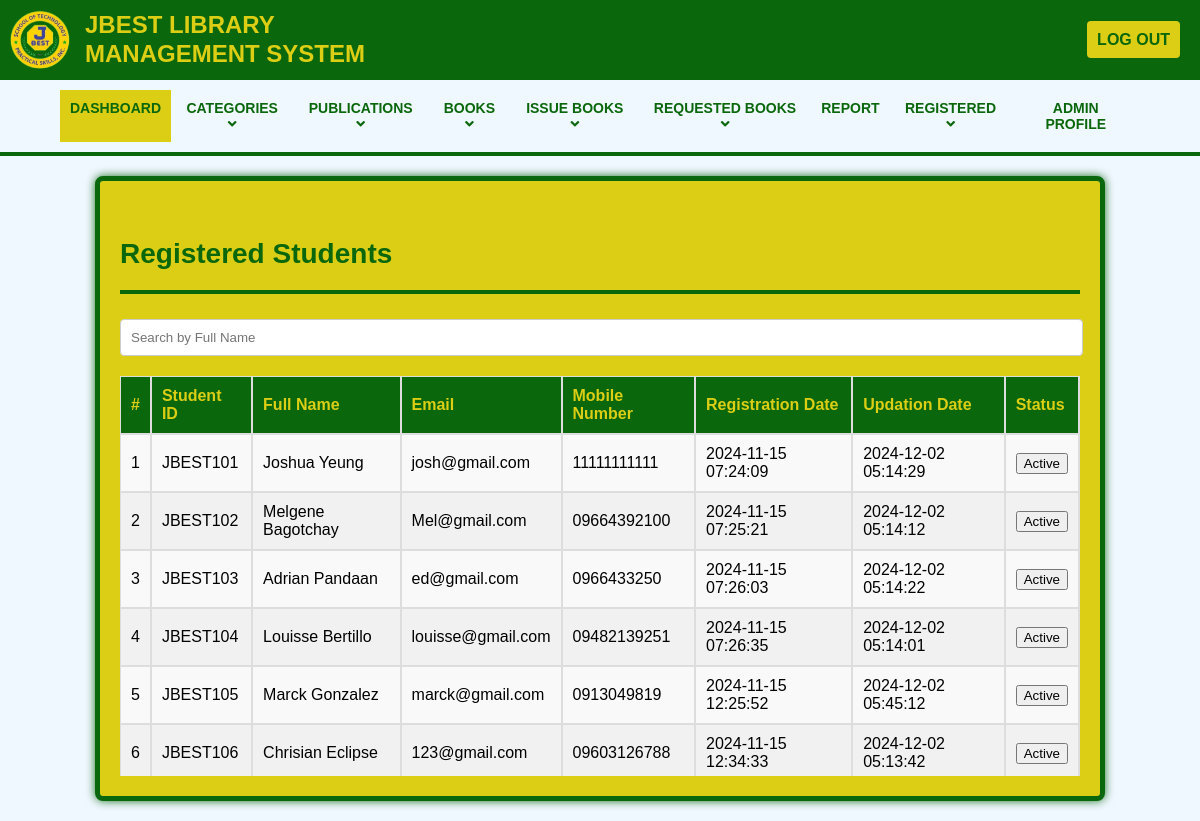
Screenshot of /admin/reg-students.php with the database file from the repository.
### tables this page shows
CREATE TABLE `tblstudents` (
  `id` int(11) NOT NULL,
  `StudentID` varchar(100) NOT NULL,
  `FullName` varchar(250) DEFAULT NULL,
  `Name` varchar(250) NOT NULL,
  `LastName` varchar(250) NOT NULL,
  `email` varchar(250) DEFAULT NULL,
  `MobileNumber` varchar(11) DEFAULT NULL,
  `Password` varchar(250) DEFAULT NULL,
  `Status` int(1) DEFAULT 1,
  `RegDate` timestamp NOT NULL DEFAULT current_timestamp(),
  `UpdationDate` timestamp NULL DEFAULT NULL ON UPDATE current_timestamp()
);

### admin/reg-students.php (the view, shortened to what this page needs)
<?php
include('includes/config.php');
$sortBy = isset($_GET['sortBy']) ? $_GET['sortBy'] : 'StudentID';
$order = isset($_GET['order']) ? $_GET['order'] : 'ASC';
$searchTerm = "";
$query = "SELECT StudentID, FullName, Email, MobileNumber, RegDate, UpdationDate, Status
          FROM tblstudents
          WHERE FullName LIKE '%$searchTerm%'
          ORDER BY $sortBy $order";
$result = mysqli_query($conn, $query);
$response = "";
if (mysqli_num_rows($result) > 0) {
    $cnt = 1;
    while ($row = mysqli_fetch_assoc($result)) {
        $statusText = ($row['Status'] == '1') ? 'Active' : 'Inactive';
        $response .= "<tr>";
        $response .= "<td>" . $cnt . "</td>";
        $response .= "<td>" . htmlspecialchars($row['StudentID']) . "</td>";
        $response .= "<td>" . htmlspecialchars($row['FullName']) . "</td>";
        $response .= "<td>" . htmlspecialchars($row['Email']) . "</td>";
        $response .= "<td>" . htmlspecialchars($row['MobileNumber']) . "</td>";
        $response .= "<td>" . htmlspecialchars($row['RegDate']) . "</td>";
        $response .= "<td>" . htmlspecialchars($row['UpdationDate']) . "</td>";
        $response .= "<td><button class='status-btn' data-id='" . $row['StudentID'] . "' data-status='" . $row['Status'] . "'>" . $statusText . "</button></td>";
        $response .= "</tr>";
        $cnt++;
    }
} else {
    $response .= "<tr><td colspan='8'>No students found.</td></tr>";
}
?>
<!DOCTYPE html>
<html lang="en">
<head>
    <link rel="stylesheet" href="https://cdnjs.cloudflare.com/ajax/libs/font-awesome/5.15.4/css/all.min.css">
    <link rel="stylesheet" href="assets/css/admin.css">
    <link rel="stylesheet" href="assets/css/tables.css">
</head>
<body>
    <?php include('includes/header.php'); ?>
    <div class="content-wrapper">
        <div class="container">
            <div class="row pad-botm">
                <div class="col-md-12">
                    <h4 class="header-line">Registered Students</h4>
                </div>
            </div>
            <div class="search-box">
                <input type="text" id="searchTerm" placeholder="Search by Full Name" class="form-control" style="width: 300px;">
            </div>
            <div class="row">
                <div class="col-md-12">
                    <div class="table-container">
                        <table class="table table-bordered">
                            <thead>
                                <tr>
                                    <th>#</th>
                                    <th><a href="?sortBy=StudentID&order=<?php echo ($sortBy == 'StudentID' && $order == 'ASC') ? 'DESC' : 'ASC'; ?>">Student ID</a></th>
                                    <th><a href="?sortBy=FullName&order=<?php echo ($sortBy == 'FullName' && $order == 'ASC') ? 'DESC' : 'ASC'; ?>">Full Name</a></th>
                                    <th><a href="?sortBy=Email&order=<?php echo ($sortBy == 'Email' && $order == 'ASC') ? 'DESC' : 'ASC'; ?>">Email</a></th>
                                    <th><a href="?sortBy=MobileNumber&order=<?php echo ($sortBy == 'MobileNumber' && $order == 'ASC') ? 'DESC' : 'ASC'; ?>">Mobile Number</a></th>
                                    <th><a href="?sortBy=RegDate&order=<?php echo ($sortBy == 'RegDate' && $order == 'ASC') ? 'DESC' : 'ASC'; ?>">Registration Date</a></th>
                                    <th><a href="?sortBy=UpdationDate&order=<?php echo ($sortBy == 'UpdationDate' && $order == 'ASC') ? 'DESC' : 'ASC'; ?>">Updation Date</a></th>
                                    <th>Status</th>
                                </tr>
                            </thead>
                            <tbody id="studentTable">
                                <?php echo $response; ?>
                            </tbody>
                        </table>
                    </div>
                </div>
            </div>
        </div>
    </div>
</body>
</html>

### admin/assets/css/admin.css (style rules this page uses)
body { margin: 0; font-family: Arial, sans-serif; background-color: aliceblue; }
.content-wrapper { padding: 20px; background-color: #dbce15; border-radius: 8px; border: 5px solid #0a670c; box-shadow: 0 0 10px rgba(10, 103, 12, 0.9); margin: 20px auto; max-width: 80%; }
.header-line { font-size: 28px; color: #0A670C; font-weight: bold; margin-bottom: 20px; border-bottom: 4px solid #0a670c; padding-bottom: 20px; }
.form-control { border-radius: 4px; border: 2px solid #0a670c; padding: 10px; padding-right: 10px; margin-top: 5px; width: 100% !important; }

### admin/assets/css/tables.css (style rules this page uses)
table { width: 100%; border-collapse: collapse; margin-bottom: 20px; font-family: Arial, sans-serif; background-color: white; }
table thead th { background-color: #0a670c; color: #dbce15; padding: 10px; text-align: left; font-weight: bold; border-bottom: 2px solid #ddd; border-right: 2px solid #ddd; }
table thead th a { color: #dbce15; text-decoration: none; }
table tbody td { padding: 10px; border-bottom: 2px solid #ddd; border-right: 2px solid #ddd; }
table tbody tr:nth-child(odd) { background-color: #f9f9f9; }
table tbody tr:nth-child(even) { background-color: #f1f1f1; }
.search-box input { width: 300px; padding: 10px; border-radius: 4px; border: 1px solid #ccc; margin-bottom: 20px; }

### admin/reg-students.php (style rules this page uses)
.search-box { width: 98%; }
.table-container { max-height: 400px; overflow-y: auto; display: block; }
table { width: 100%; border-collapse: collapse; }
th { position: sticky; top: 0; background-color: #f8f9fa; z-index: 10; }
th, td { padding: 8px; text-align: left; border: 1px solid #ddd; }

### rows the page displays
tblstudents: StudentID "JBEST101", FullName "Joshua Yeung", email "josh@gmail.com", MobileNumber "11111111111", RegDate "2024-11-15 07:24:09", UpdationDate "2024-12-02 05:14:29", Status "Active"
tblstudents: StudentID "JBEST102", FullName "Melgene Bagotchay", email "Mel@gmail.com", MobileNumber "09664392100", RegDate "2024-11-15 07:25:21", UpdationDate "2024-12-02 05:14:12", Status "Active"
tblstudents: StudentID "JBEST103", FullName "Adrian Pandaan", email "ed@gmail.com", MobileNumber "0966433250", RegDate "2024-11-15 07:26:03", UpdationDate "2024-12-02 05:14:22", Status "Active"
tblstudents: StudentID "JBEST104", FullName "Louisse Bertillo", email "louisse@gmail.com", MobileNumber "09482139251", RegDate "2024-11-15 07:26:35", UpdationDate "2024-12-02 05:14:01", Status "Active"
tblstudents: StudentID "JBEST105", FullName "Marck Gonzalez", email "marck@gmail.com", MobileNumber "0913049819", RegDate "2024-11-15 12:25:52", UpdationDate "2024-12-02 05:45:12", Status "Active"
tblstudents: StudentID "JBEST106", FullName "Chrisian Eclipse", email "123@gmail.com", MobileNumber "09603126788", RegDate "2024-11-15 12:34:33", UpdationDate "2024-12-02 05:13:42", Status "Active"
